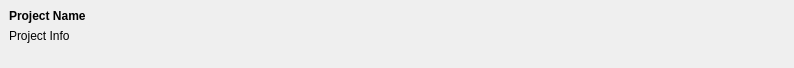
<?xml version="1.0" encoding="UTF-8"?>
<ui version="4.0">
 <class>ProjectFileWidget</class>
 <widget class="QWidget" name="ProjectFileWidget">
  <property name="geometry">
   <rect>
    <x>0</x>
    <y>0</y>
    <width>794</width>
    <height>68</height>
   </rect>
  </property>
  <property name="cursor">
   <cursorShape>PointingHandCursor</cursorShape>
  </property>
  <property name="windowTitle">
   <string>Form</string>
  </property>
  <layout class="QVBoxLayout" name="mainLayout">
   <property name="spacing">
    <number>0</number>
   </property>
   <property name="leftMargin">
    <number>0</number>
   </property>
   <property name="topMargin">
    <number>0</number>
   </property>
   <property name="rightMargin">
    <number>0</number>
   </property>
   <property name="bottomMargin">
    <number>0</number>
   </property>
   <item>
    <layout class="QGridLayout" name="gridLayout">
     <property name="horizontalSpacing">
      <number>0</number>
     </property>
     <item row="0" column="0" rowspan="2">
      <widget class="QFrame" name="frame">
       <property name="sizePolicy">
        <sizepolicy hsizetype="Expanding" vsizetype="Preferred">
         <horstretch>0</horstretch>
         <verstretch>0</verstretch>
        </sizepolicy>
       </property>
       <property name="minimumSize">
        <size>
         <width>50</width>
         <height>0</height>
        </size>
       </property>
       <layout class="QVBoxLayout" name="verticalLayout">
        <item>
         <widget class="ElidedLabel" name="projectName">
          <property name="sizePolicy">
           <sizepolicy hsizetype="Expanding" vsizetype="Preferred">
            <horstretch>0</horstretch>
            <verstretch>0</verstretch>
           </sizepolicy>
          </property>
          <property name="font">
           <font>
            <weight>75</weight>
            <bold>true</bold>
           </font>
          </property>
          <property name="text">
           <string>Project Name</string>
          </property>
         </widget>
        </item>
        <item>
         <widget class="ElidedLabel" name="projectInfo">
          <property name="sizePolicy">
           <sizepolicy hsizetype="Expanding" vsizetype="Preferred">
            <horstretch>0</horstretch>
            <verstretch>0</verstretch>
           </sizepolicy>
          </property>
          <property name="minimumSize">
           <size>
            <width>0</width>
            <height>16</height>
           </size>
          </property>
          <property name="text">
           <string>Project Info</string>
          </property>
          <property name="alignment">
           <set>Qt::AlignLeading|Qt::AlignLeft|Qt::AlignTop</set>
          </property>
         </widget>
        </item>
       </layout>
      </widget>
     </item>
     <item row="0" column="1" rowspan="2" colspan="2">
      <widget class="QWidget" name="optionsPanel" native="true">
       <layout class="QHBoxLayout" name="horizontalLayout">
        <property name="spacing">
         <number>0</number>
        </property>
        <property name="leftMargin">
         <number>0</number>
        </property>
        <property name="topMargin">
         <number>0</number>
        </property>
        <property name="rightMargin">
         <number>0</number>
        </property>
        <property name="bottomMargin">
         <number>0</number>
        </property>
        <item>
         <widget class="FlatButton" name="change">
          <property name="sizePolicy">
           <sizepolicy hsizetype="Fixed" vsizetype="Preferred">
            <horstretch>0</horstretch>
            <verstretch>0</verstretch>
           </sizepolicy>
          </property>
          <property name="toolTip">
           <string>Change project name</string>
          </property>
          <property name="text">
           <string/>
          </property>
          <property name="icon">
           <iconset resource="../../Resources/Resources.qrc">
            <normaloff>:/Graphics/Icons/Editing/edit.png</normaloff>:/Graphics/Icons/Editing/edit.png</iconset>
          </property>
          <property name="autoRaise">
           <bool>true</bool>
          </property>
         </widget>
        </item>
        <item>
         <widget class="FlatButton" name="remove">
          <property name="sizePolicy">
           <sizepolicy hsizetype="Fixed" vsizetype="Preferred">
            <horstretch>0</horstretch>
            <verstretch>0</verstretch>
           </sizepolicy>
          </property>
          <property name="toolTip">
           <string>Remove project</string>
          </property>
          <property name="text">
           <string/>
          </property>
          <property name="icon">
           <iconset resource="../../Resources/Resources.qrc">
            <normaloff>:/Graphics/Icons/Editing/delete.png</normaloff>:/Graphics/Icons/Editing/delete.png</iconset>
          </property>
          <property name="autoRaise">
           <bool>true</bool>
          </property>
         </widget>
        </item>
        <item>
         <widget class="FlatButton" name="hide">
          <property name="sizePolicy">
           <sizepolicy hsizetype="Fixed" vsizetype="Preferred">
            <horstretch>0</horstretch>
            <verstretch>0</verstretch>
           </sizepolicy>
          </property>
          <property name="toolTip">
           <string>Hide project from recent</string>
          </property>
          <property name="text">
           <string/>
          </property>
          <property name="icon">
           <iconset resource="../../Resources/Resources.qrc">
            <normaloff>:/Graphics/Icons/eye-off.png</normaloff>:/Graphics/Icons/eye-off.png</iconset>
          </property>
          <property name="autoRaise">
           <bool>true</bool>
          </property>
         </widget>
        </item>
        <item>
         <widget class="FlatButton" name="share">
          <property name="sizePolicy">
           <sizepolicy hsizetype="Fixed" vsizetype="Preferred">
            <horstretch>0</horstretch>
            <verstretch>0</verstretch>
           </sizepolicy>
          </property>
          <property name="toolTip">
           <string>Add cowriter</string>
          </property>
          <property name="text">
           <string/>
          </property>
          <property name="icon">
           <iconset resource="../../Resources/Resources.qrc">
            <normaloff>:/Graphics/Icons/Editing/account-plus.png</normaloff>:/Graphics/Icons/Editing/account-plus.png</iconset>
          </property>
          <property name="autoRaise">
           <bool>true</bool>
          </property>
         </widget>
        </item>
        <item>
         <widget class="FlatButton" name="shareDetails">
          <property name="sizePolicy">
           <sizepolicy hsizetype="Fixed" vsizetype="Preferred">
            <horstretch>0</horstretch>
            <verstretch>0</verstretch>
           </sizepolicy>
          </property>
          <property name="toolTip">
           <string>Show cowriters</string>
          </property>
          <property name="text">
           <string/>
          </property>
          <property name="icon">
           <iconset resource="../../Resources/Resources.qrc">
            <normaloff>:/Graphics/Icons/Editing/account-multiple.png</normaloff>:/Graphics/Icons/Editing/account-multiple.png</iconset>
          </property>
          <property name="checkable">
           <bool>true</bool>
          </property>
          <property name="autoRaise">
           <bool>true</bool>
          </property>
         </widget>
        </item>
       </layout>
      </widget>
     </item>
     <item row="0" column="3" rowspan="2">
      <widget class="FlatButton" name="openMenu">
       <property name="sizePolicy">
        <sizepolicy hsizetype="Fixed" vsizetype="Preferred">
         <horstretch>0</horstretch>
         <verstretch>0</verstretch>
        </sizepolicy>
       </property>
       <property name="toolTip">
        <string>Show cowriters</string>
       </property>
       <property name="text">
        <string/>
       </property>
       <property name="icon">
        <iconset resource="../../Resources/Resources.qrc">
         <normaloff>:/Graphics/Icons/Mobile/dots-vertical.png</normaloff>:/Graphics/Icons/Mobile/dots-vertical.png</iconset>
       </property>
       <property name="checkable">
        <bool>true</bool>
       </property>
       <property name="autoRaise">
        <bool>true</bool>
       </property>
      </widget>
     </item>
    </layout>
   </item>
   <item>
    <widget class="QFrame" name="users">
     <property name="sizePolicy">
      <sizepolicy hsizetype="Preferred" vsizetype="Preferred">
       <horstretch>0</horstretch>
       <verstretch>0</verstretch>
      </sizepolicy>
     </property>
     <property name="frameShape">
      <enum>QFrame::NoFrame</enum>
     </property>
     <property name="frameShadow">
      <enum>QFrame::Raised</enum>
     </property>
     <layout class="QVBoxLayout" name="usersLayout">
      <property name="spacing">
       <number>0</number>
      </property>
      <property name="leftMargin">
       <number>0</number>
      </property>
      <property name="topMargin">
       <number>0</number>
      </property>
      <property name="rightMargin">
       <number>0</number>
      </property>
      <property name="bottomMargin">
       <number>0</number>
      </property>
     </layout>
    </widget>
   </item>
  </layout>
 </widget>
 <customwidgets>
  <customwidget>
   <class>FlatButton</class>
   <extends>QToolButton</extends>
   <header location="global">3rd_party/Widgets/FlatButton/FlatButton.h</header>
  </customwidget>
  <customwidget>
   <class>ElidedLabel</class>
   <extends>QLabel</extends>
   <header location="global">3rd_party/Widgets/ElidedLabel/ElidedLabel.h</header>
  </customwidget>
 </customwidgets>
 <resources>
  <include location="../../Resources/Resources.qrc"/>
 </resources>
 <connections/>
</ui>
